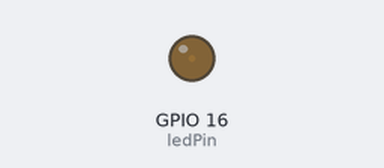
Recording of a program running on a simulated ESP32. On the bench: output pins drawn as LEDs (lit = HIGH).

Above: at 0.05 s.
At 2.15 s:
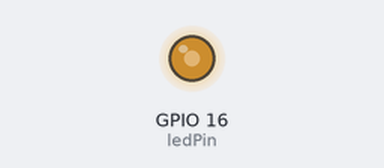
At 3.45 s:
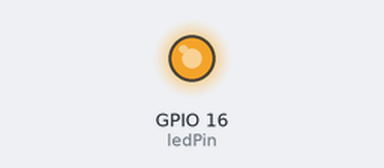
At 6.9 s:
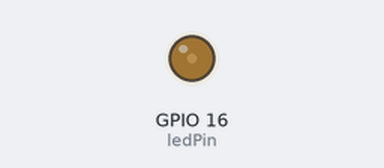
Timing chart, 0 to 10.0 s (numbered marks = the images above):
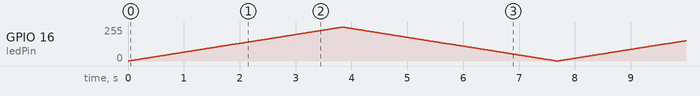

The program:

main.cpp
```cpp
#include <Arduino.h>
// the number of the LED pin
int ledPin = 16;  // 16 corresponds to GPIO16

// setting PWM properties
int freq = 5000;
int ledChannel = 0;
int resolution = 8;

void setup() {
 // configure LED PWM functionalitites
  ledcSetup(ledChannel, freq, resolution);

  // attach the channel to the GPIO to be controlled
  ledcAttachPin(ledPin, ledChannel);
}

void loop() {
  // increase the LED brightness
  for(int dutyCycle = 0; dutyCycle <= 255; dutyCycle++){
    // changing the LED brightness with PWM
    ledcWrite(ledChannel, dutyCycle);
    delay(15);
  }

  // decrease the LED brightness
  for(int dutyCycle = 255; dutyCycle >= 0; dutyCycle--){
    // changing the LED brightness with PWM
    ledcWrite(ledChannel, dutyCycle);
    delay(15);
  }
}
```
